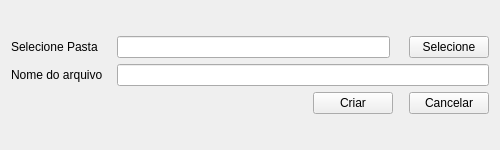
<?xml version="1.0" encoding="UTF-8"?>
<ui version="4.0">
 <author>Ten Borba</author>
 <class>CriaSpatialite</class>
 <widget class="QWidget" name="CriaSpatialite">
  <property name="geometry">
   <rect>
    <x>0</x>
    <y>0</y>
    <width>500</width>
    <height>150</height>
   </rect>
  </property>
  <property name="sizePolicy">
   <sizepolicy hsizetype="Fixed" vsizetype="Fixed">
    <horstretch>0</horstretch>
    <verstretch>0</verstretch>
   </sizepolicy>
  </property>
  <property name="minimumSize">
   <size>
    <width>500</width>
    <height>150</height>
   </size>
  </property>
  <property name="maximumSize">
   <size>
    <width>500</width>
    <height>150</height>
   </size>
  </property>
  <property name="windowTitle">
   <string>Criar arquivo de simbologia militar</string>
  </property>
  <layout class="QGridLayout" name="gridLayout">
   <item row="0" column="0">
    <layout class="QVBoxLayout" name="verticalLayout">
     <item>
      <layout class="QHBoxLayout" name="horizontalLayout">
       <item>
        <widget class="QLabel" name="label">
         <property name="minimumSize">
          <size>
           <width>100</width>
           <height>0</height>
          </size>
         </property>
         <property name="text">
          <string>Selecione Pasta</string>
         </property>
        </widget>
       </item>
       <item>
        <widget class="QLineEdit" name="folderDestinyLineEdit">
         <property name="readOnly">
          <bool>true</bool>
         </property>
        </widget>
       </item>
       <item>
        <spacer name="horizontalSpacer_6">
         <property name="orientation">
          <enum>Qt::Horizontal</enum>
         </property>
         <property name="sizeType">
          <enum>QSizePolicy::Minimum</enum>
         </property>
         <property name="sizeHint" stdset="0">
          <size>
           <width>13</width>
           <height>20</height>
          </size>
         </property>
        </spacer>
       </item>
       <item>
        <widget class="QPushButton" name="selectFolderButton">
         <property name="text">
          <string>Selecione</string>
         </property>
        </widget>
       </item>
      </layout>
     </item>
     <item>
      <layout class="QHBoxLayout" name="horizontalLayout_3">
       <item>
        <widget class="QLabel" name="label_3">
         <property name="minimumSize">
          <size>
           <width>100</width>
           <height>0</height>
          </size>
         </property>
         <property name="text">
          <string>Nome do arquivo</string>
         </property>
        </widget>
       </item>
       <item>
        <widget class="QLineEdit" name="fileNameLineEdit"/>
       </item>
      </layout>
     </item>
     <item>
      <layout class="QHBoxLayout" name="horizontalLayout_4">
       <item>
        <spacer name="horizontalSpacer_4">
         <property name="orientation">
          <enum>Qt::Horizontal</enum>
         </property>
         <property name="sizeHint" stdset="0">
          <size>
           <width>40</width>
           <height>20</height>
          </size>
         </property>
        </spacer>
       </item>
       <item>
        <widget class="QPushButton" name="createDataBaseButton">
         <property name="text">
          <string>Criar</string>
         </property>
        </widget>
       </item>
       <item>
        <spacer name="horizontalSpacer_3">
         <property name="orientation">
          <enum>Qt::Horizontal</enum>
         </property>
         <property name="sizeType">
          <enum>QSizePolicy::Preferred</enum>
         </property>
         <property name="sizeHint" stdset="0">
          <size>
           <width>10</width>
           <height>20</height>
          </size>
         </property>
        </spacer>
       </item>
       <item>
        <widget class="QPushButton" name="cancelButton">
         <property name="text">
          <string>Cancelar</string>
         </property>
        </widget>
       </item>
      </layout>
     </item>
    </layout>
   </item>
  </layout>
 </widget>
 <resources/>
 <connections>
  <connection>
   <sender>cancelButton</sender>
   <signal>clicked()</signal>
   <receiver>CriaSpatialite</receiver>
   <slot>close()</slot>
   <hints>
    <hint type="sourcelabel">
     <x>430</x>
     <y>172</y>
    </hint>
    <hint type="destinationlabel">
     <x>394</x>
     <y>339</y>
    </hint>
   </hints>
  </connection>
 </connections>
 <slots>
  <signal>signal1()</signal>
  <slot>carregaSpatialite()</slot>
 </slots>
</ui>
